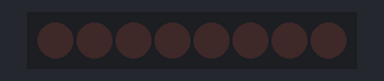
Recording of a sketch running on a simulated Arduino Uno, built with avr-gcc and run on an emulated ATmega328P. Shown: 8 shift-register outputs drawn as a row of LEDs (first output left, lit = HIGH). Wiring (inferred from the names in the program): shift register (74HC595): data pin 12; shift clock pin 9; latch pin 11. Wiring (inferred from the signals the program sends): row of LEDs: on Q0, Q1, Q2, Q3, Q4, Q5, Q6, Q7.

Above: at 0.2 s.
At 1.2 s:
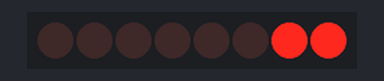
At 1.7 s:
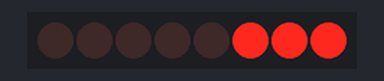
At 2.7 s:
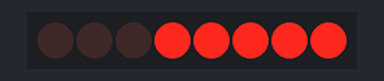
At 3.7 s:
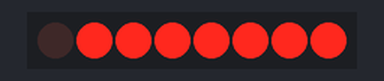
At 5.2 s:
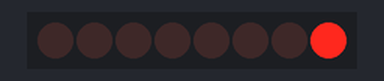
Timing chart, 0 to 5.9 s (numbered marks = the images above):
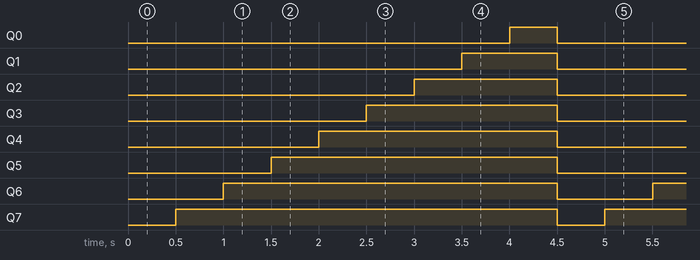

The sketch:

microControleur.ino
```cpp
int latchPin = 11; // Pin connectée à la broche LATCH du 74HC595
int clockPin = 9;  // Pin connectée à la broche CLOCK du 74HC595
int dataPin = 12;  // Pin connectée à la broche DATA du 74HC595

byte leds = 0;     // Variable pour contrôler l'état des LED (0 = toutes éteintes)

void setup() {
  pinMode(latchPin, OUTPUT); // Configuration des pins en mode OUTPUT
  pinMode(dataPin, OUTPUT);
  pinMode(clockPin, OUTPUT);
}

void loop() {
  leds = 0; // Toutes les LED éteintes au début
  updateShiftRegister();
  delay(500);

  // Boucle pour allumer les LED une par une
  for (int i = 0; i < 8; i++) {
    bitSet(leds, i); // Modifier le bit correspondant à la LED
    updateShiftRegister();
    delay(500); // Pause entre chaque allumage/extinction
  }
}

void updateShiftRegister() {
  digitalWrite(latchPin, LOW); // Commencer la transmission des données
  shiftOut(dataPin, clockPin, LSBFIRST, leds); // Envoyer les données au registre
  digitalWrite(latchPin, HIGH); // Terminer la transmission des données
}
```

Measured:
- by itself, Q0: alternates HIGH for 0.50 s and LOW for 4.0 s
- by itself, Q1: alternates HIGH for 1.0 s and LOW for 3.5 s
- by itself, Q2: alternates HIGH for 1.5 s and LOW for 3.0 s
- by itself, Q3: alternates HIGH for 2.0 s and LOW for 2.5 s
- by itself, Q4: alternates HIGH for 2.5 s and LOW for 2.0 s
- by itself, Q5: alternates HIGH for 3.0 s and LOW for 1.5 s
- by itself, Q6: alternates HIGH for 3.5 s and LOW for 1.0 s
- by itself, Q7: alternates HIGH for 4.0 s and LOW for 0.50 s
